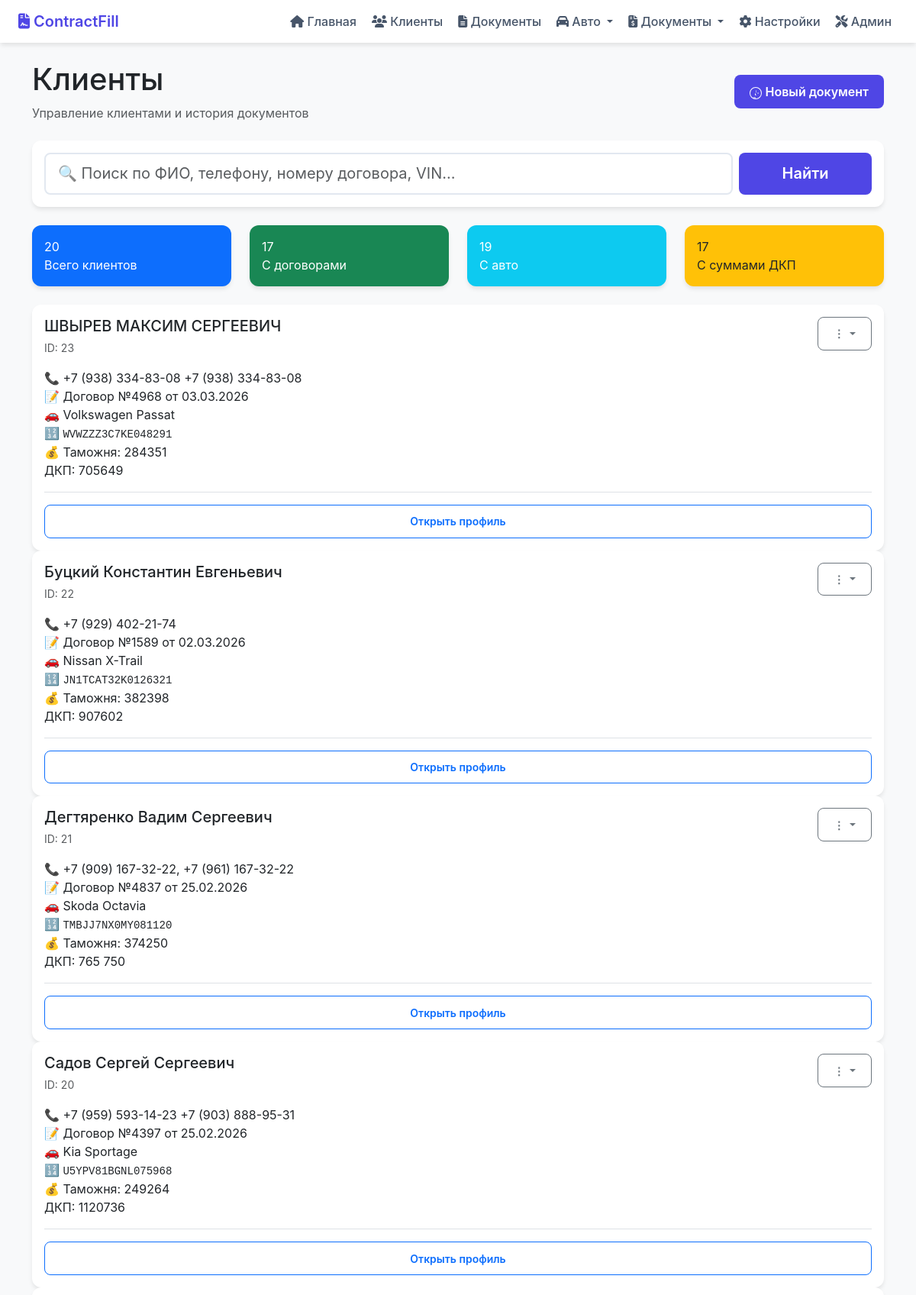
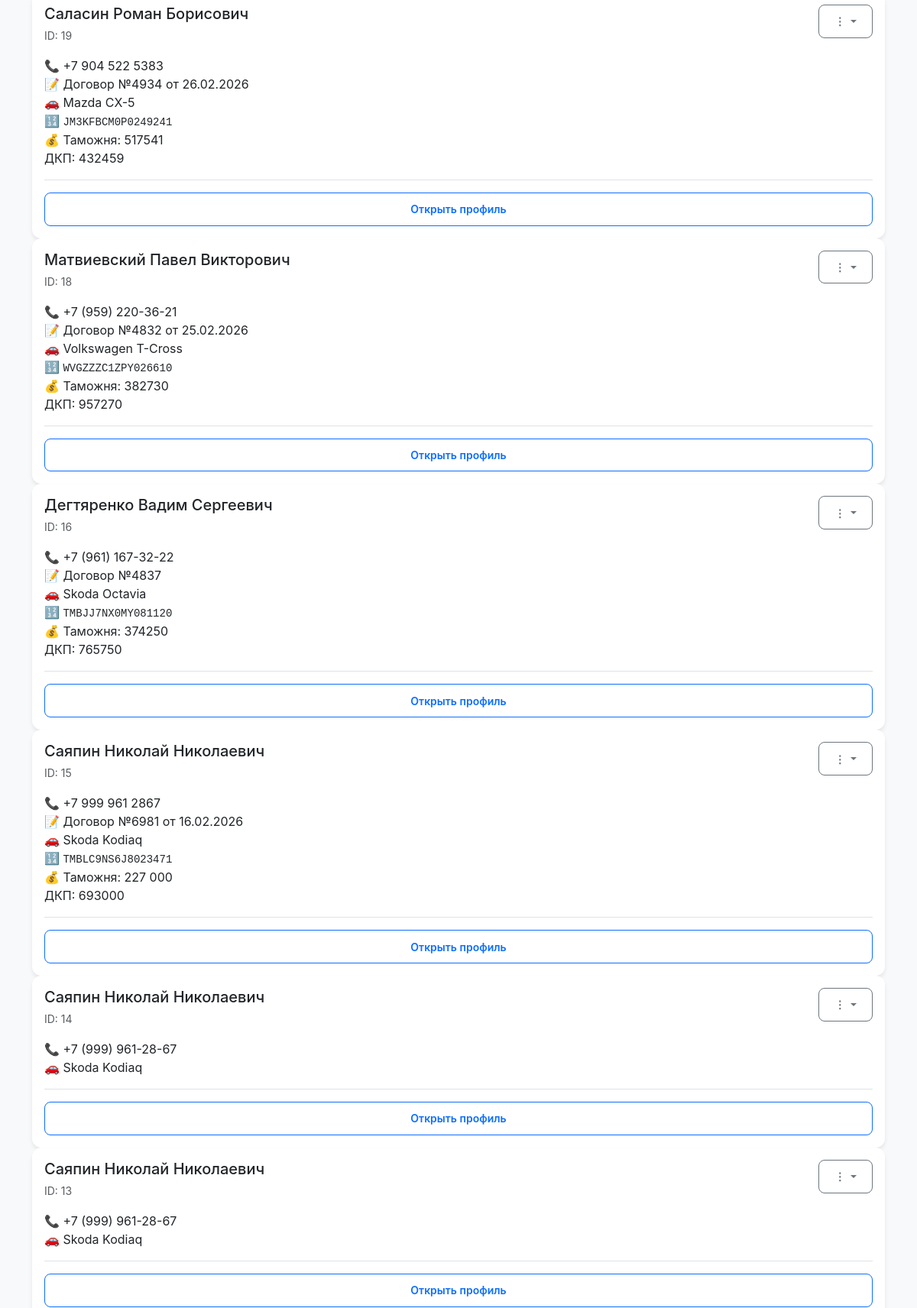
The app's page /clients (upper part) with its own data (2 pictures, top to bottom).
### tables this page shows
CREATE TABLE clients (
            id INTEGER PRIMARY KEY AUTOINCREMENT,
            fio TEXT NOT NULL DEFAULT '',
            contract_no TEXT NOT NULL DEFAULT '',
            contract_date TEXT NOT NULL DEFAULT '',
            car_model TEXT NOT NULL DEFAULT ''
        , passport TEXT NOT NULL DEFAULT '', organ TEXT NOT NULL DEFAULT '', vydan TEXT NOT NULL DEFAULT '', address TEXT NOT NULL DEFAULT '', phone TEXT NOT NULL DEFAULT '', customs_amount TEXT NOT NULL DEFAULT '', dkp_amount TEXT NOT NULL DEFAULT '', last_template_id TEXT NOT NULL DEFAULT '', last_contract_json TEXT NOT NULL DEFAULT '', vin TEXT NOT NULL DEFAULT '', obem TEXT NOT NULL DEFAULT '', vypusk TEXT NOT NULL DEFAULT '', registr TEXT NOT NULL DEFAULT '', last_tpo_json TEXT NOT NULL DEFAULT '', tpo_summa_byn TEXT NOT NULL DEFAULT '', tpo_price_eur TEXT NOT NULL DEFAULT '', company_inn TEXT NOT NULL DEFAULT '', company_address TEXT NOT NULL DEFAULT '', company_name TEXT NOT NULL DEFAULT '', company_id TEXT NOT NULL DEFAULT '', updated_at TEXT NOT NULL DEFAULT '', color TEXT NOT NULL DEFAULT '', probeg TEXT NOT NULL DEFAULT '', engine TEXT NOT NULL DEFAULT '', delivery TEXT NOT NULL DEFAULT '', last_proxy_fio TEXT DEFAULT '', last_company_id TEXT DEFAULT '');

### main.py (the view)
@app.get("/clients", response_class=HTMLResponse)
def clients_list(request: Request):
    search = request.query_params.get("search", "").strip().lower()
    clients = db_list_clients(500)
    if search:
        clients = [c for c in clients if search in c.get("fio", "").lower() or search in c.get("phone", "").lower() or search in c.get("contract_no", "").lower()]
    return jinja.TemplateResponse(
        "clients.html",
        {
            "request": request,
            "clients": clients,
            "search": search,
        },
    )

### templates/clients.html (shortened to what this page needs)
{% extends "base.html" %}
{% block content %}
<div class="page-header mb-4">
    <div class="d-flex justify-content-between align-items-center">
        <div>
            <h1 class="page-title">Клиенты</h1>
            <p class="text-muted mb-0">Управление клиентами и история документов</p>
        </div>
        <div class="d-flex gap-2">
            <a href="/documents" class="btn btn-primary">
                Новый документ
            </a>
        </div>
    </div>
</div>
<div class="search-box card mb-4">
    <div class="card-body">
        <form method="get" class="row g-2">
            <div class="col-md-10">
                <input type="text" name="search" class="form-control form-control-lg"
                       placeholder="🔍 Поиск по ФИО, телефону, номеру договора, VIN..."
                       value="{{ search }}">
            </div>
            <div class="col-md-2 d-flex gap-2">
                <button type="submit" class="btn btn-primary btn-lg flex-fill">Найти</button>
            </div>
        </form>
    </div>
</div>
{% if clients %}
<div class="row mb-4">
    <div class="col-md-3">
        <div class="stat-card card bg-primary text-white">
            <div class="card-body">
                <div class="stat-value">{{ clients|length }}</div>
                <div class="stat-label">Всего клиентов</div>
            </div>
        </div>
    </div>
    <div class="col-md-3">
        <div class="stat-card card bg-success text-white">
            <div class="card-body">
                <div class="stat-value">{{ clients|selectattr('contract_no')|list|length }}</div>
                <div class="stat-label">С договорами</div>
            </div>
        </div>
    </div>
    <div class="col-md-3">
        <div class="stat-card card bg-info text-white">
            <div class="card-body">
                <div class="stat-value">{{ clients|selectattr('car_model')|list|length }}</div>
                <div class="stat-label">С авто</div>
            </div>
        </div>
    </div>
    <div class="col-md-3">
        <div class="stat-card card bg-warning text-dark">
            <div class="card-body">
                <div class="stat-value">{{ clients|selectattr('dkp_amount')|list|length }}</div>
                <div class="stat-label">С суммами ДКП</div>
            </div>
        </div>
    </div>
</div>
{% endif %}
{% if clients %}
<div class="clients-grid">
    {% for c in clients %}
    <div class="client-card card" onclick="location.href='/client/{{ c.id }}'">
        <div class="card-body">
            <div class="client-header d-flex justify-content-between align-items-start mb-3">
                <div>
                    <h5 class="client-name mb-1">{{ c.fio }}</h5>
                    <span class="client-id text-muted small">ID: {{ c.id }}</span>
                </div>
                <div class="dropdown" onclick="event.stopPropagation()">
                    <button class="btn btn-sm btn-outline-secondary dropdown-toggle" data-bs-toggle="dropdown">
                        ⋮
                    </button>
                </div>
            </div>
            <div class="client-info">
                {% if c.phone %}
                <div class="info-row">
                    <span class="info-icon">📞</span>
                    <span>{{ c.phone }}</span>
                </div>
                {% endif %}
                {% if c.contract_no %}
                <div class="info-row">
                    <span class="info-icon">📝</span>
                    <span>Договор №{{ c.contract_no }}{% if c.contract_date %} от {{ c.contract_date }}{% endif %}</span>
                </div>
                {% endif %}
                {% if c.car_model %}
                <div class="info-row">
                    <span class="info-icon">🚗</span>
                    <span>{{ c.car_model }}</span>
                </div>
                {% endif %}
                {% if c.vin %}
                <div class="info-row">
                    <span class="info-icon">🔢</span>
                    <span class="font-monospace small">{{ c.vin }}</span>
                </div>
                {% endif %}
                {% if c.customs_amount or c.dkp_amount %}
                <div class="info-row">
                    <span class="info-icon">💰</span>
                    <span>
                        {% if c.customs_amount %}Таможня: {{ c.customs_amount }}{% endif %}
                        {% if c.dkp_amount %}<br>ДКП: {{ c.dkp_amount }}{% endif %}
                    </span>
                </div>
                {% endif %}
            </div>
            <div class="client-actions mt-3 pt-3 border-top">
                <a href="/client/{{ c.id }}" class="btn btn-outline-primary btn-sm w-100">Открыть профиль</a>
            </div>
        </div>
    </div>
    {% endfor %}
</div>
{% endif %}
{% endblock %}

### static/modern.css (style rules this page uses)
:root { --primary: #4f46e5; --primary-light: #6366f1; --success: #10b981; --warning: #f59e0b; --danger: #ef4444; --shadow: 0 4px 6px -1px rgba(0,0,0,0.1); --shadow-lg: 0 10px 15px -3px rgba(0,0,0,0.1); }
body { font-family: -apple-system, BlinkMacSystemFont, 'Segoe UI', Roboto, sans-serif; background: #f8fafc; }
.card { border: none; border-radius: 0.75rem; box-shadow: var(--shadow); transition: box-shadow 0.3s, transform 0.3s; }
.btn { border-radius: 0.5rem; font-weight: 600; padding: 0.65rem 1.25rem; transition: all 0.2s; }
.btn-primary { background: var(--primary); border: none; }
.form-control, .form-select { border: 2px solid #e2e8f0; border-radius: 0.5rem; padding: 0.65rem 1rem; transition: border-color 0.2s; }

### records on screen
clients: fio "ШВЫРЕВ МАКСИМ СЕРГЕЕВИЧ", id "23", phone "+7 (938) 334-83-08 +7 (938) 334-83-08", contract_no "4968", contract_date "03.03.2026", car_model "Volkswagen Passat", vin "WVWZZZ3C7KE048291", customs_amount "284351", dkp_amount "705649"
clients: fio "Буцкий Константин Евгеньевич", id "22", phone "+7 (929) 402-21-74", contract_no "1589", contract_date "02.03.2026", car_model "Nissan X-Trail", vin "JN1TCAT32K0126321", customs_amount "382398", dkp_amount "907602"
clients: fio "Дегтяренко Вадим Сергеевич", id "21", phone "+7 (909) 167-32-22, +7 (961) 167-32-22", contract_no "4837", contract_date "25.02.2026", car_model "Skoda Octavia", vin "TMBJJ7NX0MY081120", customs_amount "374250", dkp_amount "765 750"
clients: fio "Садов Сергей Сергеевич", id "20", phone "+7 (959) 593-14-23 +7 (903) 888-95-31", contract_no "4397", contract_date "25.02.2026", car_model "Kia Sportage", vin "U5YPV81BGNL075968", customs_amount "249264", dkp_amount "1120736"
clients: fio "Саласин Роман Борисович", id "19", phone "+7 904 522 5383", contract_no "4934", contract_date "26.02.2026", car_model "Mazda CX-5", vin "JM3KFBCM0P0249241", customs_amount "517541", dkp_amount "432459"
clients: fio "Матвиевский Павел Викторович", id "18", phone "+7 (959) 220-36-21", contract_no "4832", contract_date "25.02.2026", car_model "Volkswagen T-Cross", vin "WVGZZZC1ZPY026610", customs_amount "382730", dkp_amount "957270"
clients: fio "Дегтяренко Вадим Сергеевич", id "16", phone "+7 (961) 167-32-22", contract_no "4837", car_model "Skoda Octavia", vin "TMBJJ7NX0MY081120", customs_amount "374250", dkp_amount "765750"
clients: fio "Саяпин Николай Николаевич", id "15", phone "+7 999 961 2867", contract_no "6981", contract_date "16.02.2026", car_model "Skoda Kodiaq", vin "TMBLC9NS6J8023471", customs_amount "227 000", dkp_amount "693000"
clients: fio "Саяпин Николай Николаевич", id "14", phone "+7 (999) 961-28-67", car_model "Skoda Kodiaq"
clients: fio "Саяпин Николай Николаевич", id "13", phone "+7 (999) 961-28-67", car_model "Skoda Kodiaq"

### other values on screen
{{ clients|length }} "20"
{{ clients|selectattr('contract_no')|list|length }} "17"
{{ clients|selectattr('car_model')|list|length }} "19"
{{ clients|selectattr('dkp_amount')|list|length }} "17"
